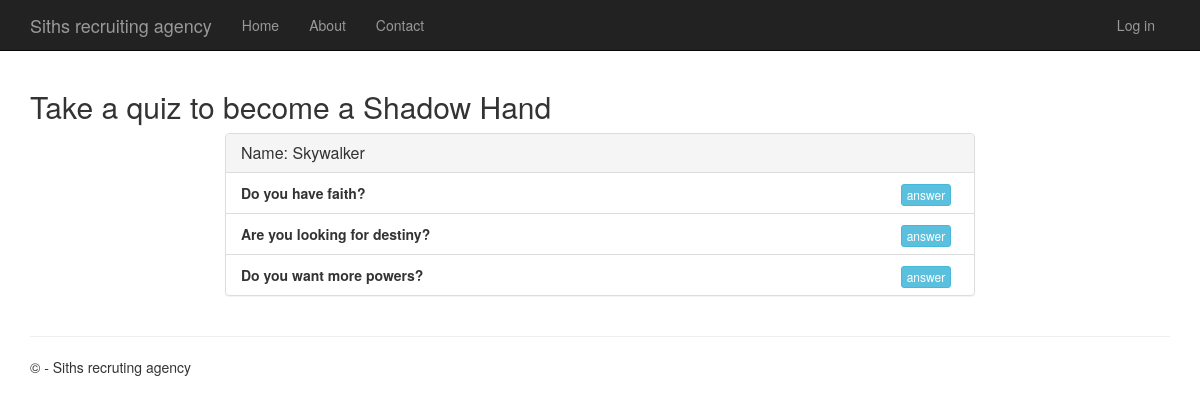
The app's page /quiz/1 with its own data.
### app/models.py (models this page shows)
class Recrutes(models.Model):
    nameRecrut = models.CharField("Recrut",max_length=64)
    planetRecrute = models.ForeignKey(Planet, on_delete=models.CASCADE, related_name = "localRecrutes")
    recruteAge = models.PositiveIntegerField(default=0)
    planetRecruteEmail = models.CharField("Email",max_length=64)

class Quiz(models.Model):
    question = models.TextField()
    optionYes = models.CharField(default="Yes",max_length = 30)
    optionNo = models.CharField(default="No",max_length = 30)
    optionTruequestion = models.CharField(default="Yes",max_length = 30)
    resrutesWhoPass = models.ManyToManyField(Recrutes, blank=True)
    answerTrue = models.BooleanField(blank=True, default= False)
    answerWrong = models.BooleanField(blank=True, default= False)

### app/views.py (the view)
# urls.py: url(r'^quiz/(?P<id>\d+)$', app.views.takeAquiz, name='takeAquiz'),
def takeAquiz(request, id):
    quiz = Quiz.objects.all()
    recruter = Recrutes.objects.get(pk =id) #recruit who taking the quiz
    return render_to_response('app/quiz.html', {'quiz': quiz, 'recruter': recruter});

### app/templates/app/quiz.html
﻿{% extends "app/layout.html" %}
{% block content %}
    <h2>Take a quiz to become a Shadow Hand</h2>
<div class="row">
    <div class="col-lg-8 col-lg-offset-2">
        <div class="panel panel-default">
            <div class="panel-heading">
                <h3 class="panel-title"> Name: {{recruter.nameRecrut}} </h3>
            </div>
            <ul class="list-group">
                {% for questions in quiz %}
                <li class="list-group-item">
                    <strong> {{questions.question}} </strong>
                    <span class="pull-right">
                        <a href="/quiz/{{recruter.id}}/vote/{{questions.id}} " class="btn btn-info btn-xs">answer</a> &nbsp;
                    </span>
                </li>
                {% endfor %}
            </ul>
        </div>
    </div>
</div>
{% endblock %}

### app/static/app/content/site.css (style rules this page uses)
body { padding-top: 50px; padding-bottom: 20px; }

### records on screen
Recrutes: nameRecrut "Skywalker"
Quiz: question "Do you have faith?"
Quiz: question "Are you looking for destiny?"
Quiz: question "Do you want more powers?"
